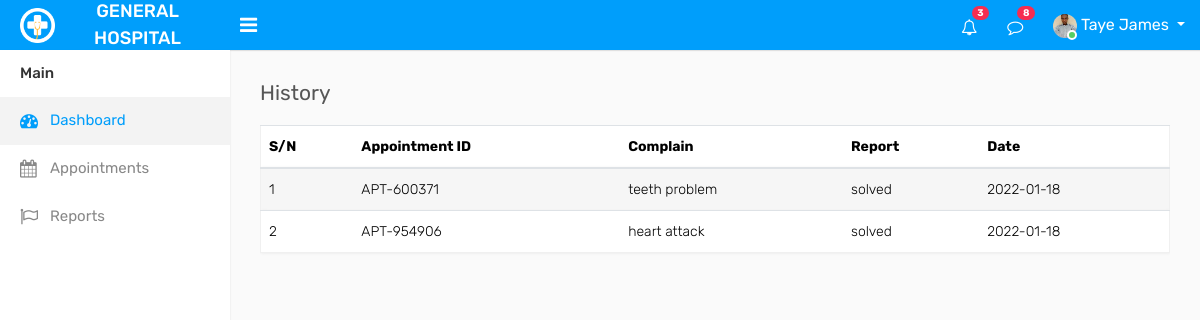
The page /dashboard/history.php?xyyz=TJ813892 (signed in) on the database its author committed.
### tables this page shows
CREATE TABLE `reports` (
  `id` int(11) NOT NULL,
  `apt` varchar(50) NOT NULL,
  `uid` varchar(20) NOT NULL,
  `staff` varchar(20) NOT NULL,
  `complaint` text NOT NULL,
  `report` text NOT NULL,
  `datee` varchar(50) NOT NULL
);

### dashboard/history.php (the view, shortened to what this page needs)
<?php include 'header.php'; ?>
<?php include 'sidebar.php'; ?>
        <div class="page-wrapper">
            <div class="content">
                <div class="row">
                    <div class="col-sm-4 col-3">
                        <h4 class="page-title">History</h4>
                    </div>
                </div>
				<div class="row">
					<div class="col-md-12">
						<div class="table-responsive">
<?php
$sn = 0;
$uid = $_GET['xyyz'];
include '../dbconnect.php';
$sql = $con->query("SELECT * FROM reports WHERE uid = '$uid'");
if ($sql) {
	echo "					<table class=\"table table-striped custom-table\">
								<thead>
									<tr>
										<th>S/N</th>
										<th>Appointment ID</th>
										<th>Complain</th>
										<th>Report</th>
										<th>Date</th>
									</tr>
								</thead>
								<tbody>";
	while ($row = $sql->fetch_assoc()) {
		$apt = $row['apt'];
		$datee = $row['datee'];
		$descript = $row['complaint'];
		$report = $row['report'];
		$sn += 1;
		echo "						<tr>
										<td>$sn</td>
										<td>$apt</td>
										<td>$descript</td>
										<td>$report</td>
										<td>$datee</td>
									</tr>";
	}
	echo "							</tbody>
							</table>";
}
?>
						</div>
					</div>
                </div>
            </div>
		</div>
    </div>
</body>
</html>

### rows shown on the page
reports: apt "APT-600371", complaint "teeth problem", report "solved", datee "2022-01-18"
reports: apt "APT-954906", complaint "heart attack", report "solved", datee "2022-01-18"

### other values the page prints
$fullname "Taye James"
